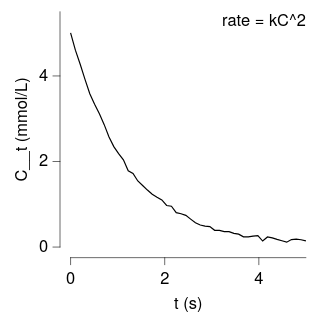

The Vega-Lite source for this figure:
### Vega-Lite specification from a JSON file in a GitHub repository (floating-point values rounded to 4 significant figures)
{"background": null, "config": {"arc": {"fill": "#DBDBDB", "fillOpacity": 1.0, "innerRadius": 25.0, "padAngle": 0.03, "stroke": "black", "strokeOpacity": 1, "strokeWidth": 0.25}, "area": {"fill": "#DBDBDB", "fillOpacity": 1.0, "stroke": "black", "strokeOpacity": 1, "strokeWidth": 0.25}, "axis": {"domain": true, "domainCap": "round", "domainColor": "black", "domainWidth": 0.25, "grid": false, "gridCap": "round", "gridColor": "#F1F1F1", "gridDash": [0, 0], "gridOpacity": 1.0, "gridWidth": 0.25, "labelColor": "black", "labelFont": "Helvetica Neue, HelveticaNeue, Helvetica, Arial, sans-serif", "labelFontSize": 7, "labelFontStyle": "normal", "labelFontWeight": 400, "offset": 4.5, "ticks": true, "tickCap": "round", "tickColor": "black", "tickRound": false, "tickSize": 3, "tickWidth": 0.25, "titleColor": "black", "titleFont": "Helvetica Neue, HelveticaNeue, Helvetica, Arial, sans-serif", "titleFontSize": 7, "titleFontStyle": "normal", "titleFontWeight": 400}, "axisX": {"domain": true, "labelAlign": "center", "labelAngle": 0, "labels": true, "ticks": true, "translate": 0}, "axisY": {"domain": true, "labelAlign": "right", "labelAngle": 0, "labels": true, "ticks": true, "translate": 0}, "axisRight": {"domain": true, "labelAlign": "left", "labelAngle": 0, "labels": true, "ticks": true, "translate": 0}, "axisTop": {"domain": true, "labelAlign": "center", "labelAngle": 0, "labels": true, "ticks": true, "translate": 0}, "axisBand": {"tickOffset": 0}, "bar": {"fill": "#DBDBDB", "fillOpacity": 1.0, "stroke": "black", "strokeOpacity": 1, "strokeWidth": 0.25}, "boxplot": {"size": 9.0, "ticks": {"cornerRadius": 0.25, "fill": "black", "opacity": 1, "size": 4.5, "thickness": 0.25}, "box": {"fillOpacity": 1.0, "stroke": "black", "strokeOpacity": 1, "strokeWidth": 0.25}, "median": {"cornerRadius": 0, "fill": "black", "fillOpacity": 1.0, "opacity": 1, "size": 9.0, "thickness": 0.25}, "rule": {"fill": "black", "fillOpacity": 1.0, "size": 10.0, "stroke": "black", "strokeDash": [0, 0], "strokeOpacity": 1, "strokeWidth": 0.25}, "outliers": {"color": "black", "fill": "black", "fillOpacity": 1.0, "size": 0, "stroke": "black", "strokeOpacity": 1, "strokeWidth": 0.25}}, "circle": {"fill": "black", "fillOpacity": 1.0, "size": 1.25, "stroke": null, "strokeOpacity": 1, "strokeWidth": 0.25}, "errorband": {"band": {"fillOpacity": 0.6, "stroke": null, "strokeWidth": 0.25, "strokeOpacity": 1}, "borders": {"opacity": 0, "strokeOpacity": 0.25, "strokeWidth": 1}}, "errorbar": {"opacity": 1, "rule": {"strokeDash": [0, 0], "strokeWidth": 0.25}, "ticks": {"color": "black", "cornerRadius": 0.125, "opacity": 1, "size": 6.0, "thickness": 0.25}, "thickness": 0.25}, "font": "Helvetica Neue, HelveticaNeue, Helvetica, Arial, sans-serif", "geoshape": {"fill": "#DBDBDB", "fillOpacity": 1.0, "stroke": "black", "strokeOpacity": 1, "strokeWidth": 0.25}, "header": {"labelColor": "black", "labelFont": "Helvetica Neue, HelveticaNeue, Helvetica, Arial, sans-serif", "labelFontSize": 7, "labelFontStyle": "normal", "labelFontWeight": 400, "titleColor": "black", "titleFont": "Helvetica Neue, HelveticaNeue, Helvetica, Arial, sans-serif", "titleFontSize": 7, "titleFontStyle": "normal", "titleFontWeight": 400, "titlePadding": 0}, "legend": {"disable": false, "offset": 4.5, "titlePadding": 4, "labelOffset": 2, "gradientLabelOffset": 2, "gradientLength": 50.0, "gradientThickness": 5.0, "gradientOpacity": 1.0, "gradientStrokeColor": "black", "gradientStrokeWidth": 0.25, "labelColor": "black", "labelFont": "Helvetica Neue, HelveticaNeue, Helvetica, Arial, sans-serif", "labelFontSize": 7, "labelFontStyle": "normal", "labelFontWeight": 400, "strokeColor": "black", "strokeWidth": 0, "symbolSize": 42, "symbolStrokeColor": "black", "symbolStrokeWidth": 0.25, "titleColor": "black", "titleFont": "Helvetica Neue, HelveticaNeue, Helvetica, Arial, sans-serif", "titleFontSize": 7, "titleFontStyle": "normal", "titleFontWeight": 400}, "line": {"color": "black", "stroke": "black", "strokeCap": "butt", "strokeDash": [0, 0], "strokeOpacity": 1, "strokeWidth": 0.5}, "point": {"filled": true, "fill": "#DBDBDB", "fillOpacity": 1.0, "size": 5.0, "stroke": "black", "strokeOpacity": 1, "strokeWidth": 0.25}, "range": {"category": ["#B2B2B2", "#636363", "#4A7CD3", "#008542", "#382864", "#509F98", "#284F93", "#005226", "#A398D6", "#173633"], "diverging": {"scheme": ["#443E60", "#5F597E", "#7C759B", "#9994B6", "#B7B4CC", "#D6D5DC", "#F6F6F6", "#D1DAD9", "#A4C2BF", "#7AA9A4", "#578E89", "#37736E", "#1B5954"]}, "heatmap": {"scheme": ["#32022B", "#43044D", "#4C196E", "#4D338C", "#484DA6", "#3A68BB", "#1D83CA", "#1D9CCB", "#23B5C9", "#28CDC5", "#4DE0B4", "#91EE9F"]}, "ordinal": {"scheme": ["#F1F1F1", "#DBDBDB", "#C6C6C6", "#B2B2B2", "#9D9D9D", "#898989", "#767676", "#636363", "#515151", "#404040", "#2F2F2F", "#1F1F1F"]}, "ramp": {"scheme": ["#32022B", "#43044D", "#4C196E", "#4D338C", "#484DA6", "#3A68BB", "#1D83CA", "#1D9CCB", "#23B5C9", "#28CDC5", "#4DE0B4", "#91EE9F"]}}, "rule": {"color": "black", "stroke": "black", "strokeCap": "round", "strokeDash": [2, 2], "strokeOpacity": 1, "strokeWidth": 0.25}, "scale": {"bandPaddingInner": 0.1, "bandPaddingOuter": 0.1, "round": false}, "rect": {"fill": "#DBDBDB", "fillOpacity": 1.0, "stroke": "black", "strokeOpacity": 1, "strokeWidth": 0.25}, "square": {"fill": "#DBDBDB", "fillOpacity": 1.0, "size": 10.0, "stroke": "black", "strokeOpacity": 1, "strokeWidth": 0.25}, "text": {"color": "black", "font": "Helvetica Neue, HelveticaNeue, Helvetica, Arial, sans-serif", "fontSize": 7, "fontStyle": "normal", "fontWeight": 400}, "tick": {"color": "black", "cornerRadius": 0.125, "opacity": 1.0, "size": 9.0, "thickness": 0.25}, "title": {"anchor": "middle", "frame": "group", "color": "black", "font": "Helvetica Neue, HelveticaNeue, Helvetica, Arial, sans-serif", "fontSize": 7, "fontStyle": "normal", "fontWeight": 400, "subtitleColor": "black", "subtitleFont": "Helvetica Neue, HelveticaNeue, Helvetica, Arial, sans-serif", "subtitleFontSize": "Helvetica Neue, HelveticaNeue, Helvetica, Arial, sans-serif", "subtitleFontStyle": "normal", "subtitleFontWeight": 400}, "trail": {"color": "black", "opacity": 1, "size": 0.5}, "view": {"continuousWidth": 100, "continuousHeight": 100, "discreteWidth": 100, "discreteHeight": 100, "fill": null, "stroke": null, "strokeWidth": 0.25}}, "layer": [{"data": {"name": "data-d9e1c29cdd3676be447278dfe7262d7e"}, "mark": {"type": "line"}, "encoding": {"x": {"field": "t", "title": "t (s)", "type": "quantitative"}, "y": {"field": "C", "title": "C__t (mmol/L)", "type": "quantitative"}}}, {"data": {"values": [{"__dysonsphere__": 1}]}, "mark": {"type": "text", "align": "right", "angle": 0, "baseline": "top", "dx": 0, "dy": 0, "opacity": 1.0}, "encoding": {"text": {"value": "rate = kC^2"}, "x": {"value": 100}, "y": {"value": 0}}}], "$schema": "https://vega.github.io/schema/vega-lite/v6.4.1.json", "datasets": {"data-d9e1c29cdd3676be447278dfe7262d7e": [{"t": 0.0, "C": 5.005}, {"t": 0.102, "C": 4.603}, {"t": 0.2041, "C": 4.272}, {"t": 0.3061, "C": 3.918}, {"t": 0.4082, "C": 3.586}, {"t": 0.5102, "C": 3.339}, {"t": 0.6122, "C": 3.116}, {"t": 0.7143, "C": 2.861}, {"t": 0.8163, "C": 2.574}, {"t": 0.9184, "C": 2.348}, {"t": 1.02, "C": 2.185}, {"t": 1.122, "C": 2.039}, {"t": 1.224, "C": 1.784}, {"t": 1.327, "C": 1.721}, {"t": 1.429, "C": 1.545}, {"t": 1.531, "C": 1.44}, {"t": 1.633, "C": 1.333}, {"t": 1.735, "C": 1.236}, {"t": 1.837, "C": 1.167}, {"t": 1.939, "C": 1.102}, {"t": 2.041, "C": 0.9719}, {"t": 2.143, "C": 0.9551}, {"t": 2.245, "C": 0.8033}, {"t": 2.347, "C": 0.7789}, {"t": 2.449, "C": 0.741}, {"t": 2.551, "C": 0.6534}, {"t": 2.653, "C": 0.569}, {"t": 2.755, "C": 0.5149}, {"t": 2.857, "C": 0.4902}, {"t": 2.959, "C": 0.4775}, {"t": 3.061, "C": 0.3915}, {"t": 3.163, "C": 0.3897}, {"t": 3.265, "C": 0.3605}, {"t": 3.367, "C": 0.3597}, {"t": 3.469, "C": 0.3202}, {"t": 3.571, "C": 0.3014}, {"t": 3.673, "C": 0.2385}, {"t": 3.776, "C": 0.2387}, {"t": 3.878, "C": 0.2561}, {"t": 3.98, "C": 0.2669}, {"t": 4.082, "C": 0.1406}, {"t": 4.184, "C": 0.2365}, {"t": 4.286, "C": 0.216}, {"t": 4.388, "C": 0.1807}, {"t": 4.49, "C": 0.1483}, {"t": 4.592, "C": 0.1144}, {"t": 4.694, "C": 0.1753}, {"t": 4.796, "C": 0.1862}, {"t": 4.898, "C": 0.1714}, {"t": 5.0, "C": 0.1442}]}}
